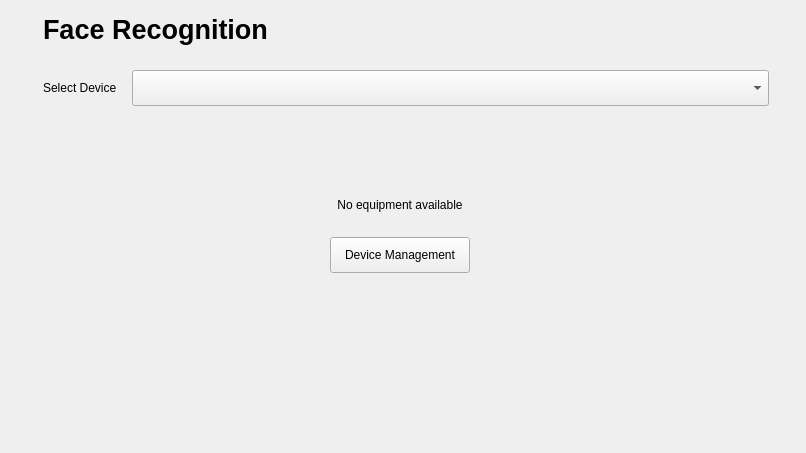
     <widget class="QWidget" name="pageFace">
      <layout class="QVBoxLayout" name="verticalLayout_11">
       <item>
        <layout class="QHBoxLayout" name="horizontalLayout_17">
         <property name="leftMargin">
          <number>32</number>
         </property>
         <property name="topMargin">
          <number>0</number>
         </property>
         <property name="rightMargin">
          <number>26</number>
         </property>
         <property name="bottomMargin">
          <number>17</number>
         </property>
         <item>
          <widget class="QLabel" name="listWidgetAFace">
           <property name="minimumSize">
            <size>
             <width>0</width>
             <height>36</height>
            </size>
           </property>
           <property name="maximumSize">
            <size>
             <width>16777215</width>
             <height>36</height>
            </size>
           </property>
           <property name="font">
            <font>
             <pointsize>20</pointsize>
             <bold>true</bold>
            </font>
           </property>
           <property name="text">
            <string>Face Recognition </string>
           </property>
          </widget>
         </item>
         <item>
          <spacer name="horizontalSpacer_13">
           <property name="orientation">
            <enum>Qt::Horizontal</enum>
           </property>
           <property name="sizeHint" stdset="0">
            <size>
             <width>40</width>
             <height>20</height>
            </size>
           </property>
          </spacer>
         </item>
        </layout>
       </item>
       <item>
        <layout class="QHBoxLayout" name="horizontalLayout_9">
         <property name="spacing">
          <number>15</number>
         </property>
         <property name="leftMargin">
          <number>32</number>
         </property>
         <property name="rightMargin">
          <number>26</number>
         </property>
         <property name="bottomMargin">
          <number>8</number>
         </property>
         <item>
          <widget class="QLabel" name="listWidgetBFace">
           <property name="maximumSize">
            <size>
             <width>16777215</width>
             <height>36</height>
            </size>
           </property>
           <property name="text">
            <string>Select Device</string>
           </property>
          </widget>
         </item>
         <item>
          <widget class="QComboBox" name="listWidgetFace">
           <property name="sizePolicy">
            <sizepolicy hsizetype="Expanding" vsizetype="Fixed">
             <horstretch>0</horstretch>
             <verstretch>0</verstretch>
            </sizepolicy>
           </property>
           <property name="minimumSize">
            <size>
             <width>0</width>
             <height>36</height>
            </size>
           </property>
           <property name="maximumSize">
            <size>
             <width>16777215</width>
             <height>36</height>
            </size>
           </property>
          </widget>
         </item>
        </layout>
       </item>
       <item>
        <layout class="QHBoxLayout" name="lblNoDeviceLFace">
         <item>
          <widget class="QWidget" name="lblNoDeviceWFace" native="true">
           <property name="minimumSize">
            <size>
             <width>400</width>
             <height>0</height>
            </size>
           </property>
           <layout class="QHBoxLayout" name="horizontalLayout_36">
            <item>
             <spacer name="horizontalSpacer_8">
              <property name="orientation">
               <enum>Qt::Horizontal</enum>
              </property>
              <property name="sizeHint" stdset="0">
               <size>
                <width>40</width>
                <height>20</height>
               </size>
              </property>
             </spacer>
            </item>
            <item>
             <layout class="QVBoxLayout" name="verticalLayout_13">
              <property name="bottomMargin">
               <number>120</number>
              </property>
              <item>
               <spacer name="verticalSpacer_4">
                <property name="orientation">
                 <enum>Qt::Vertical</enum>
                </property>
                <property name="sizeHint" stdset="0">
                 <size>
                  <width>20</width>
                  <height>40</height>
                 </size>
                </property>
               </spacer>
              </item>
              <item>
               <layout class="QHBoxLayout" name="horizontalLayout_19">
                <item>
                 <spacer name="horizontalSpacer_21">
                  <property name="orientation">
                   <enum>Qt::Horizontal</enum>
                  </property>
                  <property name="sizeHint" stdset="0">
                   <size>
                    <width>40</width>
                    <height>20</height>
                   </size>
                  </property>
                 </spacer>
                </item>
                <item>
                 <widget class="QLabel" name="lblNoDeviceIFace">
                  <property name="text">
                   <string/>
                  </property>
                 </widget>
                </item>
                <item>
                 <spacer name="horizontalSpacer_22">
                  <property name="orientation">
                   <enum>Qt::Horizontal</enum>
                  </property>
                  <property name="sizeHint" stdset="0">
                   <size>
                    <width>40</width>
                    <height>20</height>
                   </size>
                  </property>
                 </spacer>
                </item>
               </layout>
              </item>
              <item>
               <layout class="QHBoxLayout" name="horizontalLayout_23">
                <property name="bottomMargin">
                 <number>16</number>
                </property>
                <item>
                 <spacer name="horizontalSpacer_23">
                  <property name="orientation">
                   <enum>Qt::Horizontal</enum>
                  </property>
                  <property name="sizeHint" stdset="0">
                   <size>
                    <width>40</width>
                    <height>20</height>
                   </size>
                  </property>
                 </spacer>
                </item>
                <item>
                 <widget class="KALabel" name="lblNoDeviceFace">
                  <property name="minimumSize">
                   <size>
                    <width>600</width>
                    <height>0</height>
                   </size>
                  </property>
                  <property name="maximumSize">
                   <size>
                    <width>600</width>
                    <height>16777215</height>
                   </size>
                  </property>
                  <property name="text">
                   <string>No equipment available</string>
                  </property>
                  <property name="alignment">
                   <set>Qt::AlignCenter</set>
                  </property>
                 </widget>
                </item>
                <item>
                 <spacer name="horizontalSpacer_24">
                  <property name="orientation">
                   <enum>Qt::Horizontal</enum>
                  </property>
                  <property name="sizeHint" stdset="0">
                   <size>
                    <width>40</width>
                    <height>20</height>
                   </size>
                  </property>
                 </spacer>
                </item>
               </layout>
              </item>
              <item>
               <layout class="QHBoxLayout" name="horizontalLayout_24">
                <item>
                 <spacer name="horizontalSpacer_25">
                  <property name="orientation">
                   <enum>Qt::Horizontal</enum>
                  </property>
                  <property name="sizeHint" stdset="0">
                   <size>
                    <width>40</width>
                    <height>20</height>
                   </size>
                  </property>
                 </spacer>
                </item>
                <item>
                 <widget class="KAButton" name="lblNoDevicePFace">
                  <property name="minimumSize">
                   <size>
                    <width>140</width>
                    <height>36</height>
                   </size>
                  </property>
                  <property name="maximumSize">
                   <size>
                    <width>140</width>
                    <height>16777215</height>
                   </size>
                  </property>
                  <property name="text">
                   <string>Device Management</string>
                  </property>
                 </widget>
                </item>
                <item>
                 <spacer name="horizontalSpacer_26">
                  <property name="orientation">
                   <enum>Qt::Horizontal</enum>
                  </property>
                  <property name="sizeHint" stdset="0">
                   <size>
                    <width>40</width>
                    <height>20</height>
                   </size>
                  </property>
                 </spacer>
                </item>
               </layout>
              </item>
              <item>
               <spacer name="verticalSpacer_5">
                <property name="orientation">
                 <enum>Qt::Vertical</enum>
                </property>
                <property name="sizeHint" stdset="0">
                 <size>
                  <width>20</width>
                  <height>40</height>
                 </size>
                </property>
               </spacer>
              </item>
             </layout>
            </item>
            <item>
             <spacer name="horizontalSpacer_7">
              <property name="orientation">
               <enum>Qt::Horizontal</enum>
              </property>
              <property name="sizeHint" stdset="0">
               <size>
                <width>40</width>
                <height>20</height>
               </size>
              </property>
             </spacer>
            </item>
           </layout>
          </widget>
         </item>
         <item>
          <widget class="QStackedWidget" name="stackedWidgetFace"/>
         </item>
        </layout>
       </item>
      </layout>
     </widget>
